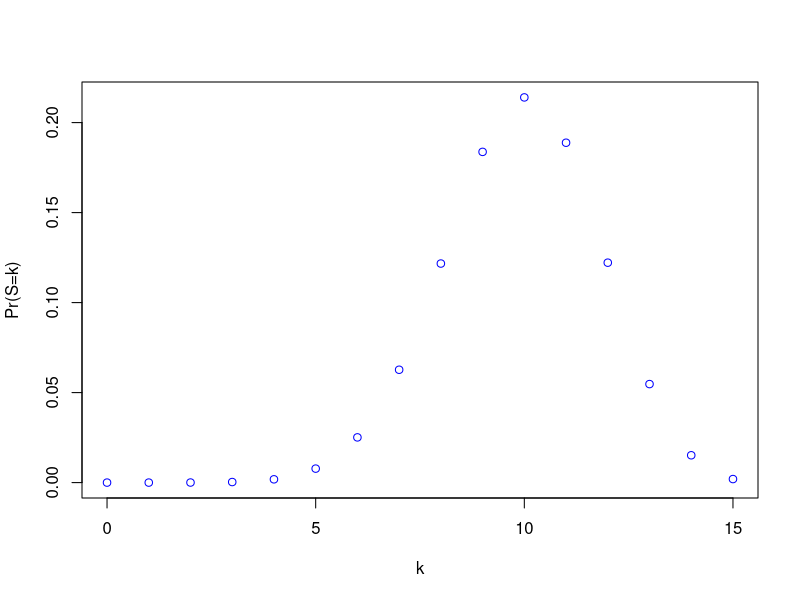

Reproduce this figure in R.
## ---- chunk 1
knitr::opts_chunk$set(echo = TRUE)
## ---- chunk 2
p <- 0.8*0.7+(1/3)*0.3
p
## ---- chunk 3
n <- 15
k <- seq(from=0,to=n,by=1)
S <- dbinom(k,n,p)
## ---- chunk 4
plot(k,S,ylab = "Pr(S=k)" ,col='blue')
## ---- chunk 5
Pr.Examen <- 1 - pbinom(7,n,p)
Pr.Examen
